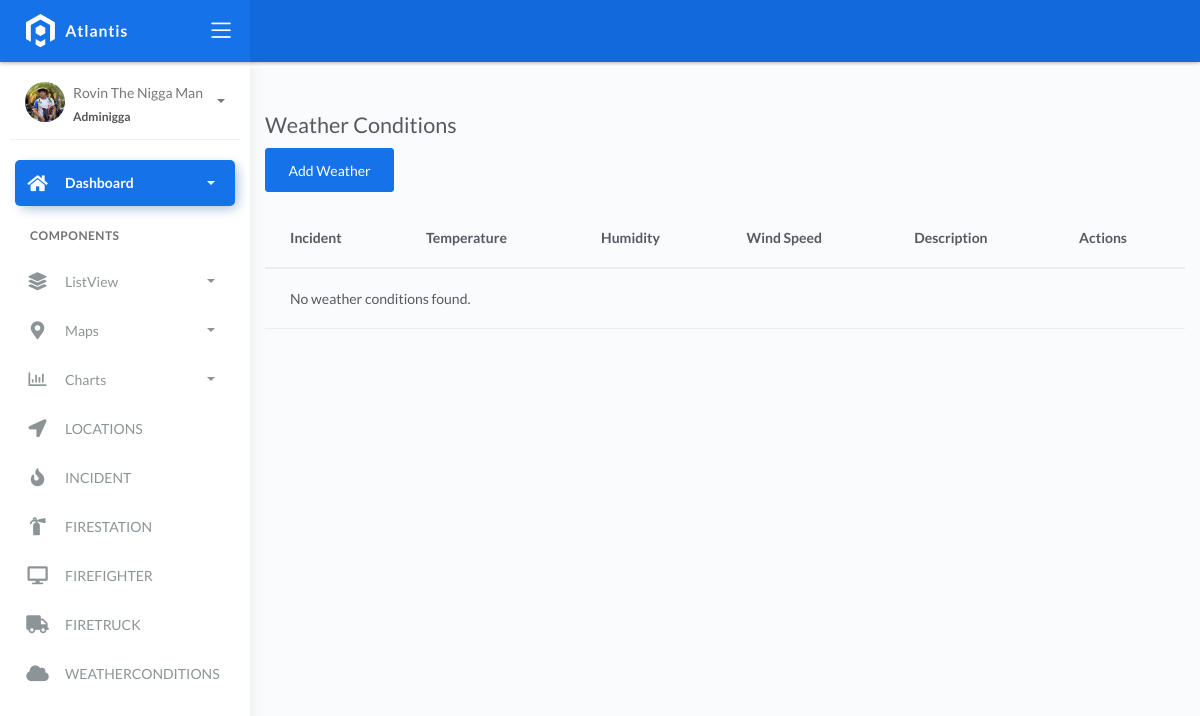
/weatherconditions/, run on an earlier commit of the app's database.
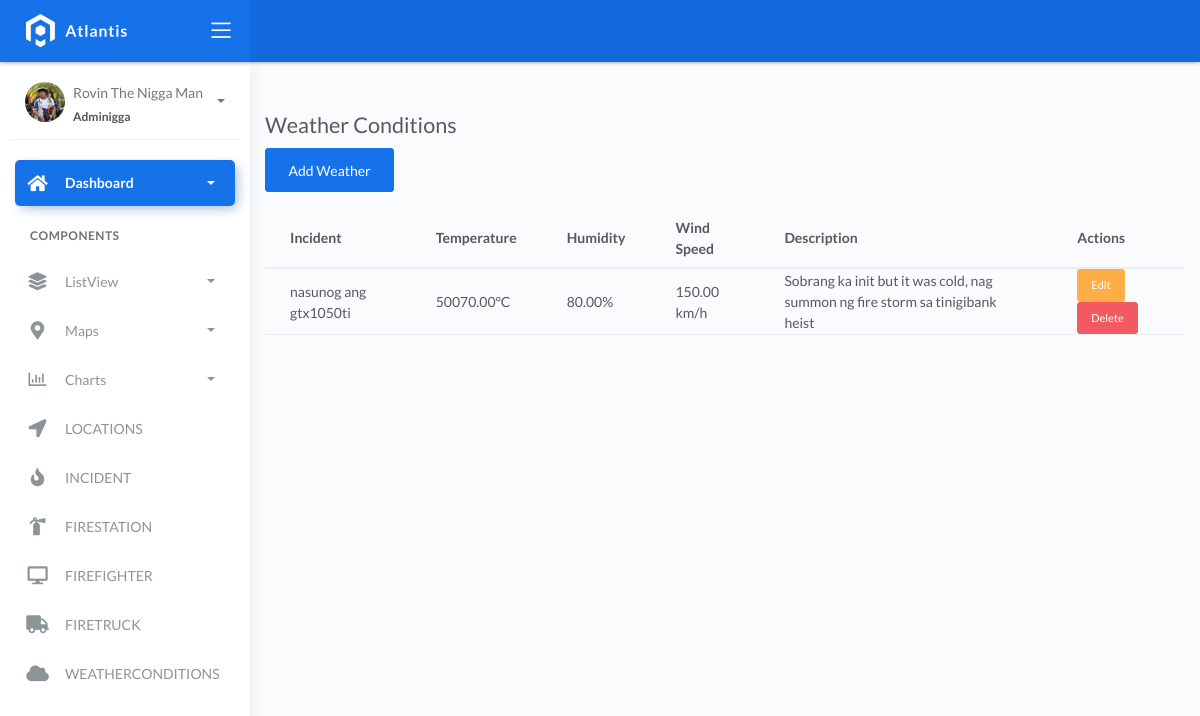
And on a later commit of the database.
### fire/models.py (models this page shows, shortened)
class BaseModel(models.Model):
    created_at = models.DateTimeField(auto_now_add=True, db_index=True)
    updated_at = models.DateTimeField(auto_now=True)
    class Meta:
        abstract = True

class WeatherConditions(BaseModel):
    incident = models.ForeignKey(Incident, on_delete=models.CASCADE)
    temperature = models.DecimalField(max_digits=10, decimal_places=2)
    humidity = models.DecimalField(max_digits=10, decimal_places=2)
    wind_speed = models.DecimalField(max_digits=10, decimal_places=2)
    weather_description = models.CharField(max_length=150)

class Incident(BaseModel):
    SEVERITY_CHOICES = (
        ('Minor Fire', 'Minor Fire'),
        ('Moderate Fire', 'Moderate Fire'),
        ('Major Fire', 'Major Fire'),
    )
    location = models.ForeignKey(Locations, on_delete=models.CASCADE)
    date_time = models.DateTimeField(blank=True, null=True)
    severity_level = models.CharField(max_length=45, choices=SEVERITY_CHOICES)
    description = models.CharField(max_length=250)

### fire/views.py (the view)
# urls.py: path('weatherconditions/', WeatherConditionsListView.as_view(), name='weatherconditions-list'),
class WeatherConditionsListView(ListView):
    model = WeatherConditions
    template_name = 'weatherconditions_list.html'
    context_object_name = 'weather_conditions'

### templates/weatherconditions_list.html
{% extends 'base.html' %}
{% block content %}
<div class="container mt-5">
    <h2>Weather Conditions</h2>
    <a href="{% url 'weatherconditions-add' %}" class="btn btn-primary mb-3">Add Weather</a>
    <table class="table">
        <thead>
            <tr>
                <th>Incident</th>
                <th>Temperature</th>
                <th>Humidity</th>
                <th>Wind Speed</th>
                <th>Description</th>
                <th>Actions</th>
            </tr>
        </thead>
        <tbody>
            {% for wc in weather_conditions %}
            <tr>
                <td>{{ wc.incident.description }}</td>
                <td>{{ wc.temperature }}°C</td>
                <td>{{ wc.humidity }}%</td>
                <td>{{ wc.wind_speed }} km/h</td>
                <td>{{ wc.weather_description }}</td>
                <td>
                    <a href="{% url 'weatherconditions-edit' wc.pk %}" class="btn btn-warning btn-sm">Edit</a>
                    <a href="{% url 'weatherconditions-delete' wc.pk %}" class="btn btn-danger btn-sm">Delete</a>
                </td>
            </tr>
            {% empty %}
            <tr><td colspan="6">No weather conditions found.</td></tr>
            {% endfor %}
        </tbody>
    </table>
</div>
{% endblock %}

What changed in the data, as far as the page shows it:
added WeatherConditions: incident.description "nasunog ang gtx1050ti", temperature "50070.00", humidity "80.00", wind_speed "150.00", weather_description "Sobrang ka init but it was cold, nag summon ng fire storm sa tinigibank heist"
Also different on the page:
text no longer shown: "No weather conditions found."
